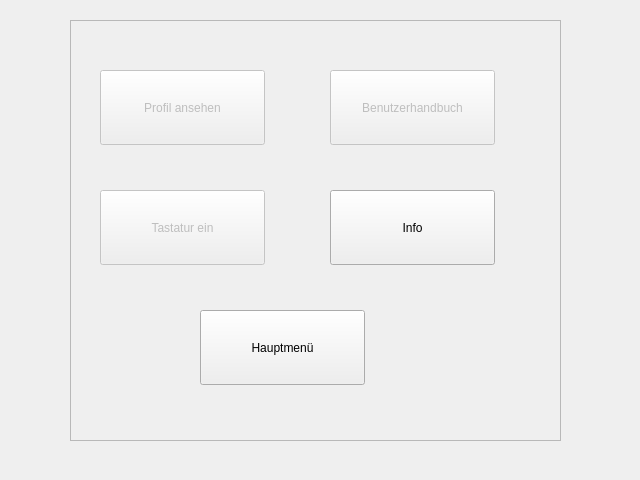
<?xml version="1.0" encoding="UTF-8"?>
<ui version="4.0">
 <class>optionen</class>
 <widget class="QDialog" name="optionen">
  <property name="geometry">
   <rect>
    <x>0</x>
    <y>0</y>
    <width>640</width>
    <height>480</height>
   </rect>
  </property>
  <property name="windowTitle">
   <string>Dialog</string>
  </property>
  <widget class="QFrame" name="frame">
   <property name="geometry">
    <rect>
     <x>70</x>
     <y>20</y>
     <width>491</width>
     <height>421</height>
    </rect>
   </property>
   <property name="frameShape">
    <enum>QFrame::StyledPanel</enum>
   </property>
   <property name="frameShadow">
    <enum>QFrame::Raised</enum>
   </property>
   <widget class="QPushButton" name="b_profil">
    <property name="enabled">
     <bool>false</bool>
    </property>
    <property name="geometry">
     <rect>
      <x>30</x>
      <y>50</y>
      <width>165</width>
      <height>75</height>
     </rect>
    </property>
    <property name="text">
     <string>Profil ansehen</string>
    </property>
   </widget>
   <widget class="QPushButton" name="b_buch">
    <property name="enabled">
     <bool>false</bool>
    </property>
    <property name="geometry">
     <rect>
      <x>260</x>
      <y>50</y>
      <width>165</width>
      <height>75</height>
     </rect>
    </property>
    <property name="text">
     <string>Benutzerhandbuch</string>
    </property>
   </widget>
   <widget class="QPushButton" name="b_tastatur">
    <property name="enabled">
     <bool>false</bool>
    </property>
    <property name="geometry">
     <rect>
      <x>30</x>
      <y>170</y>
      <width>165</width>
      <height>75</height>
     </rect>
    </property>
    <property name="text">
     <string>Tastatur ein</string>
    </property>
   </widget>
   <widget class="QPushButton" name="b_info">
    <property name="geometry">
     <rect>
      <x>260</x>
      <y>170</y>
      <width>165</width>
      <height>75</height>
     </rect>
    </property>
    <property name="text">
     <string>Info</string>
    </property>
   </widget>
   <widget class="QPushButton" name="b_back">
    <property name="geometry">
     <rect>
      <x>130</x>
      <y>290</y>
      <width>165</width>
      <height>75</height>
     </rect>
    </property>
    <property name="text">
     <string>Hauptmenü</string>
    </property>
   </widget>
  </widget>
 </widget>
 <resources/>
 <connections/>
</ui>
